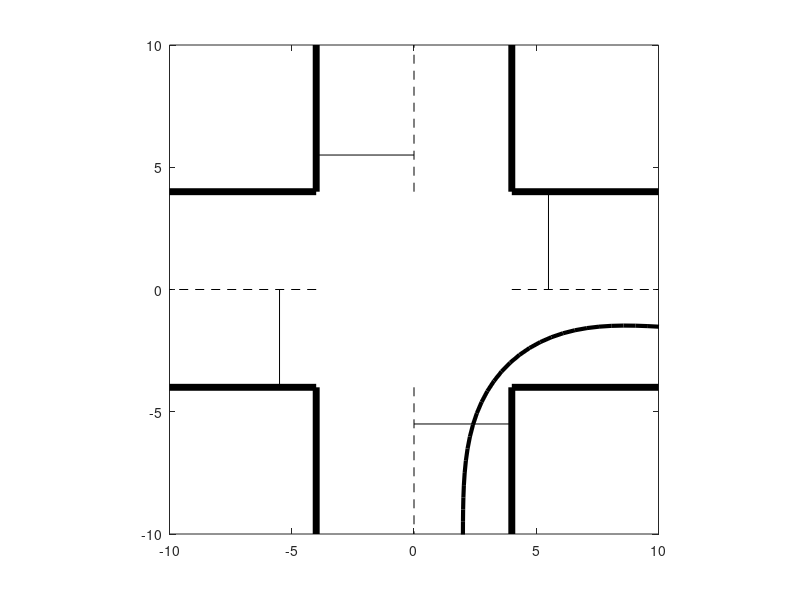

Recreate this plot in MATLAB.
%% Generate map
lane_width = 4;
length = 10;
ped = 1.5;
figure(1);clf;hold on
plot([lane_width,length],[0,0],'--k')
plot(-[lane_width,length],[0,0],'--k')
plot([0,0],[lane_width,length],'--k')
plot([0,0],-[lane_width,length],'--k')
plot([lane_width, lane_width]+ped,[0 lane_width],'k')
plot(-[lane_width, lane_width]-ped,[0 -lane_width],'k')
plot([0 -lane_width],[lane_width, lane_width]+ped,'k')
plot([0 lane_width],-[lane_width, lane_width]-ped,'k')
plot([lane_width lane_width length],[-length -lane_width -lane_width],'k','LineWidth',5)
plot([lane_width lane_width length],-[-length -lane_width -lane_width],'k','LineWidth',5)
plot([-length -lane_width -lane_width],-[lane_width lane_width length],'k','LineWidth',5)
plot([-length -lane_width -lane_width],[lane_width lane_width length],'k','LineWidth',5)
axis equal
axis([-10 10 -10 10])
box on
%% Reference path for turn

        s = 18;
        delta = 0.5;
        lane_width = 4;
        tail = 0;
        
        M = [s^2 s 1;5*s^2 4*s 3;20*s^2 12*s 6];
        V = [1;6;30]*s^3;
        vec = -inv(M)*V;
        x = s/2;
        factor = x^6+[x^5 x^4 x^3]*vec;
        
        path = zeros(2,(s+tail)/delta);
        theta = zeros(1,(s+tail)/delta);
        curv = zeros(1,(s+tail)/delta);
        for i = 1:(s+tail)/delta
            path(1,i) = (i-1)*delta;
            x = i*delta - floor(tail/2);
            if x >= 0 && x <= s
                curv(i) = -(x^6+[x^5 x^4 x^3]*vec)/factor*0.2;
            end
        end
        theta = cumtrapz(curv)*delta+pi/2;
        path = [cumtrapz(cos(theta));cumtrapz(sin(theta))]*delta;
        for i=1:size(path,2)
            path(:,i)=path(:,i)+[2;-11];
        end
% r = 5;
% n = 4;
% s = 12;
% delta = 0.5;
% path = zeros(2,s/delta);
% crit = -r-lane_width/2;
% str_length = round((s-pi*r/2)/3*2);
% start = [lane_width/2; (crit-str_length)+delta];
% path(:,1) = start;
% theta = zeros(1,s/delta);
% theta(1) = pi/2;
% for i = 2:str_length/delta
%     path(:,i) = path(:,i-1) + [0;delta];
%     theta(i) = pi/2;
% end
% ksp = ceil(pi*r/2)-1;
% dtheta = pi/2/ksp*delta;
% for i = str_length/delta+1 : str_length/delta + ksp/delta
%     path(:,i) = [-crit;crit] + r*[cos(pi-dtheta*(i-str_length/delta));sin(pi-dtheta*(i-str_length/delta))];
%     theta(i) = atan2(-cos(pi-dtheta*(i-str_length/delta)),sin(pi-dtheta*(i-str_length/delta)));
% end
% start = [-crit;-lane_width/2];
% for i = str_length/delta+ksp/delta + 1: s/delta
%     path(:,i) = start + [delta;0]*(i-str_length/delta-ksp/delta);
%     theta(i) = 0;
% end
plot(path(1,:),path(2,:),'k','LineWidth',3)
% plot(theta)
